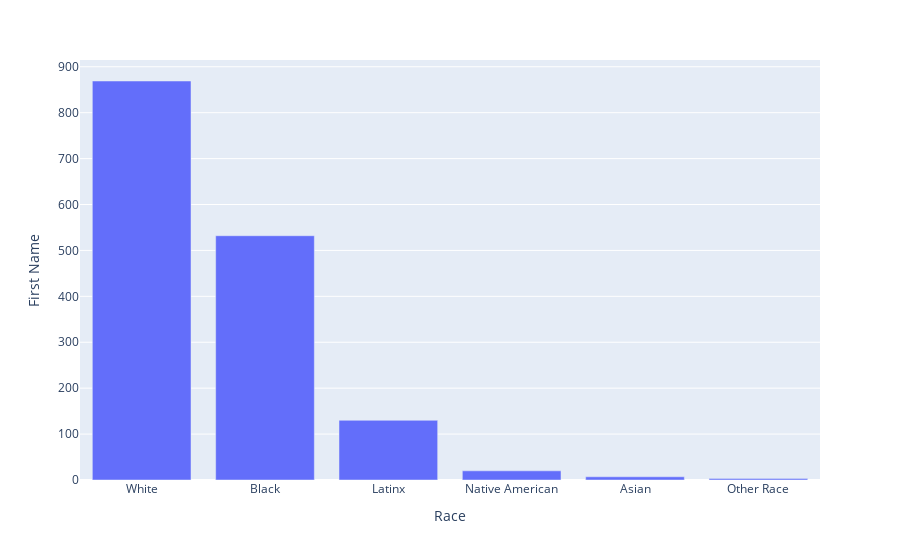

Notebook code cell kept with this figure:
### Code cell
df_race = df.groupby("Race").count().sort_values(by = "First Name", ascending = False)

fig = px.bar(df_race, x= df_race.index, y = "First Name")
fig.show()

### Figure 1 — Plotly figure (JSON) as saved in the notebook; plotly's stock layout.template omitted (floating-point values rounded to 4 significant figures)
{"data": [{"alignmentgroup": "True", "hovertemplate": "Race=%{x}<br>First Name=%{y}<extra></extra>", "legendgroup": "", "marker": {"color": "#636efa", "pattern": {"shape": ""}}, "name": "", "offsetgroup": "", "orientation": "v", "showlegend": false, "textposition": "auto", "type": "bar", "x": ["White", "Black", "Latinx", "Native American", "Asian", "Other Race"], "xaxis": "x", "y": [869, 532, 130, 20, 7, 3], "yaxis": "y"}], "layout": {"barmode": "relative", "legend": {"tracegroupgap": 0}, "margin": {"t": 60}, "xaxis": {"anchor": "y", "domain": [0, 1], "title": {"text": "Race"}}, "yaxis": {"anchor": "x", "domain": [0, 1], "title": {"text": "First Name"}}}}
